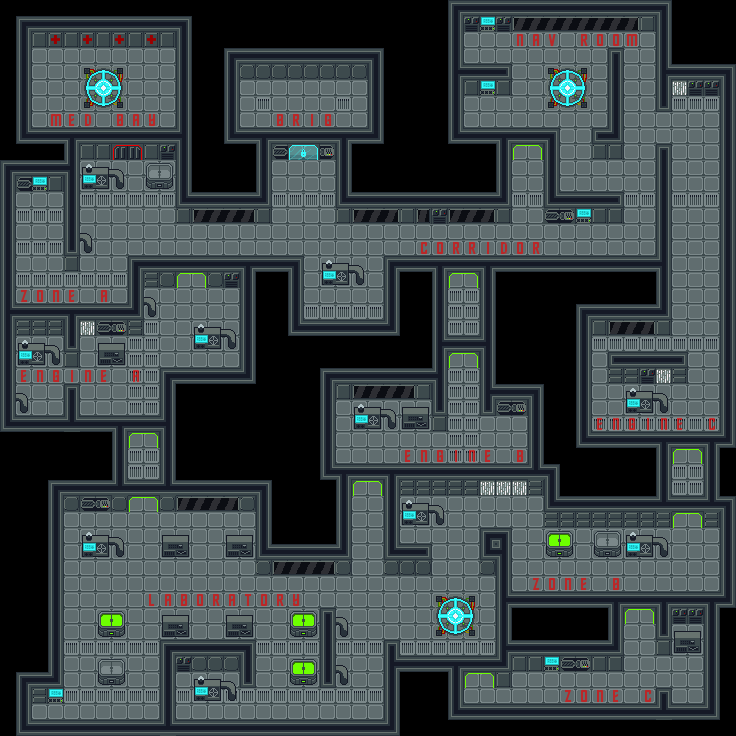

A 2D game scene composited from a Tiled map and its tileset images. What follows is a short description and the map's XML, with each tile layer's data collapsed to a summary:
An orthogonal 46x46 tile map with 16x16 px tiles, 4 tile layers (navigation_layer, background_layer, collision_layer, foreground_layer) and 20 objects (16x system, 3x teleporter, medbay).

<map version="1.4" tiledversion="1.4.2" orientation="orthogonal" renderorder="right-down" width="46" height="46" tilewidth="16" tileheight="16" infinite="0" nextlayerid="8" nextobjectid="28">
 <tileset firstgid="1" source="tileset.tsx" />
 <layer id="7" name="navigation_layer" width="46" height="46">
  <data>[2116 cells, 812 non-empty, 2 distinct tile ids]</data>
 </layer>
 <layer id="1" name="background_layer" width="46" height="46">
  <data>[2116 cells, 962 non-empty, 11 distinct tile ids]</data>
 </layer>
 <layer id="2" name="collision_layer" width="46" height="46">
  <data>[2116 cells, 775 non-empty, 44 distinct tile ids]</data>
 </layer>
 <layer id="4" name="foreground_layer" width="46" height="46">
  <data>[2116 cells, 208 non-empty, 34 distinct tile ids]</data>
 </layer>
 <objectgroup id="5" name="object_layer">
  <object id="2" name="Teleporter B" type="teleporter" x="560" y="80" width="16" height="16">
   <properties>
    <property name="linked_teleporter" value="Teleporter A" />
   </properties>
  </object>
  <object id="4" name="Teleporter A" type="teleporter" x="448" y="608" width="16" height="16">
   <properties>
    <property name="linked_teleporter" value="Teleporter B" />
   </properties>
  </object>
  <object id="6" name="Laboratory System 3" type="system" x="80" y="560" width="16" height="16" />
  <object id="8" name="Laboratory System 2" type="system" x="192" y="704" width="16" height="16" />
  <object id="12" name="Zone B System 1" type="system" x="400" y="528" width="16" height="16" />
  <object id="13" name="Engine B System" type="system" x="352" y="432" width="16" height="16" />
  <object id="14" name="Engine A System 2" type="system" x="192" y="352" width="16" height="16" />
  <object id="15" name="Engine A System 1" type="system" x="16" y="368" width="16" height="16" />
  <object id="16" name="Corridor System 2" type="system" x="320" y="288" width="16" height="16" />
  <object id="17" name="Zone A System 2" type="system" x="80" y="192" width="16" height="16" />
  <object id="18" name="Zone A System 1" type="system" x="32" y="192" width="16" height="16" />
  <object id="19" name="Navigation System 2" type="system" x="480" y="96" width="16" height="16" />
  <object id="20" name="Navigation System 1" type="system" x="480" y="32" width="16" height="16" />
  <object id="21" name="Engine C System" type="system" x="624" y="416" width="16" height="16" />
  <object id="22" name="Zone B System 2" type="system" x="624" y="560" width="16" height="16" />
  <object id="23" name="Zone C System" type="system" x="544" y="672" width="16" height="16" />
  <object id="24" name="Corridor System 1" type="system" x="576" y="224" width="16" height="16" />
  <object id="25" name="Laboratory System 1" type="system" x="48" y="704" width="16" height="16" />
  <object id="26" name="Medbay Teleporter" type="teleporter" x="96" y="80" width="16" height="16">
   <properties>
    <property name="linked_teleporter" value="Teleporter A" />
   </properties>
  </object>
  <object id="27" type="medbay" x="16" y="32" width="176" height="112" />
 </objectgroup>
</map>